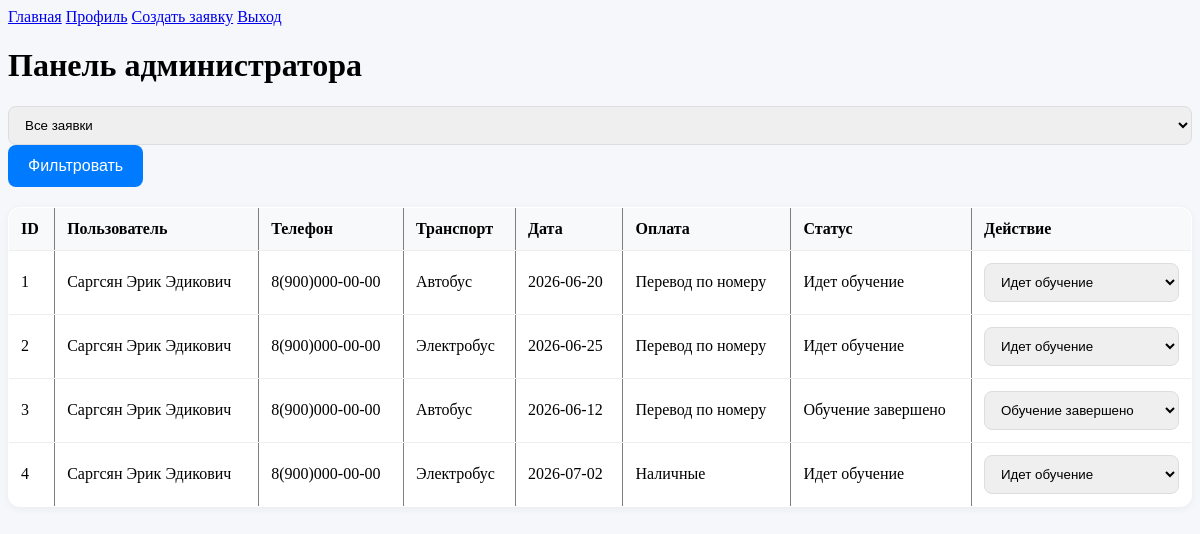
Page /admin (signed in) on the earlier database version.
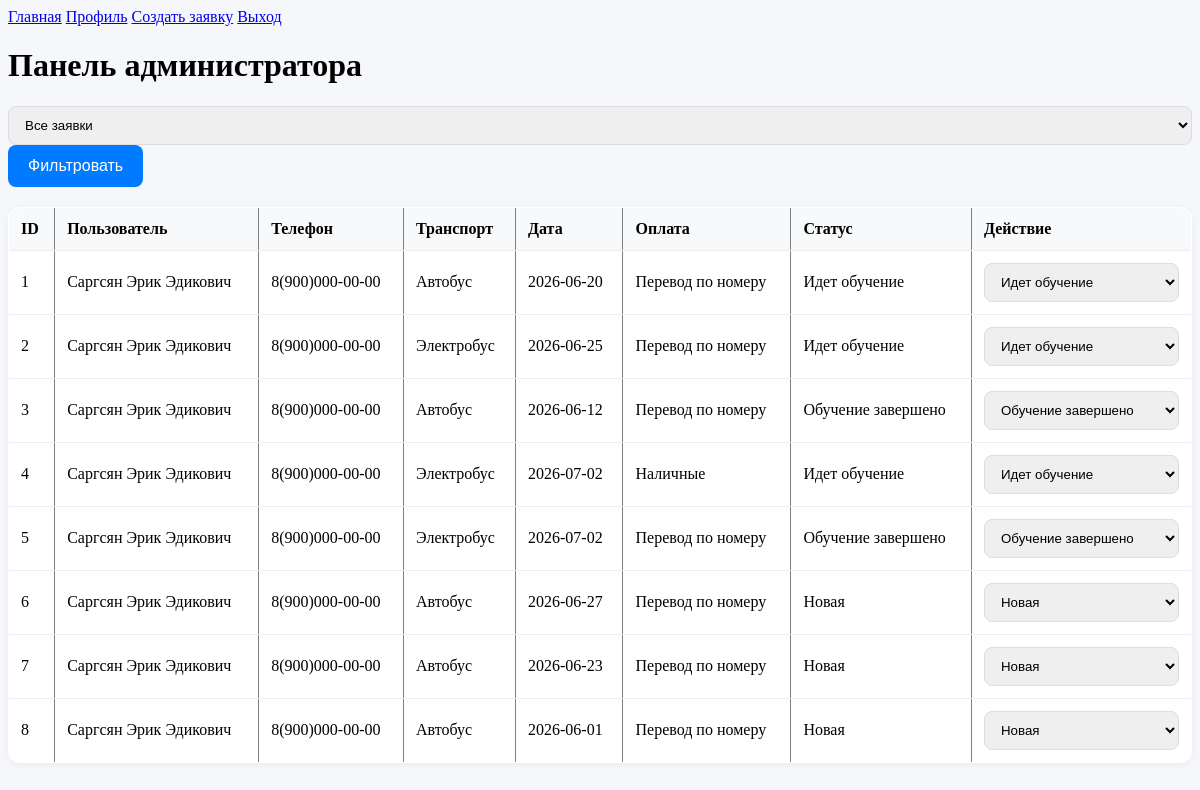
Same page on the later database version.
### main.py (models this page shows)
class Record(SQLModel, table=True):
    id: int | None = Field(primary_key=True, default=None)
    course: str
    date: str
    payment: str
    status: str
    user_id: int

class User(SQLModel, table=True):
    id: int | None = Field(primary_key=True, default=None)
    login: str = Field(unique=True)
    password: str
    email: str
    fio: str
    phone: str
    role: str | None = Field(default="user")

### main.py (the view)
@app.get('/admin')
def admin(request: Request):
    role = request.cookies.get('role')
    user_id = request.cookies.get('user_id')
    if role != "admin" or not user_id:
        return RedirectResponse('/login', status_code=302)
    status_filter = request.query_params.get('status', '')
    with Session(bind=engine) as session:
        query = select(Record, User).where(Record.user_id == User.id)
        if status_filter:
            query = query.where(Record.status == status_filter)
        records = session.exec(query).all()
    return templates.TemplateResponse(
        request,
        'admin.html',
        { "records": records, "status_filter": status_filter }
    )

### templates/admin.html (shortened to what this page needs)
{% extends "base.html" %}
{% block content %}
<div class="container">
    <h1>Панель администратора</h1>
    <form method="get" action="/admin" style="margin-bottom: 20px;">
        <select name="status">
            <option value="">Все заявки</option>
        </select>
        <button type="submit">Фильтровать</button>
    </form>
    <table border="1" style="width: 100%; border-collapse: collapse;">
        <thead>
            <tr>
                <th>ID</th>
                <th>Пользователь</th>
                <th>Телефон</th>
                <th>Транспорт</th>
                <th>Дата</th>
                <th>Оплата</th>
                <th>Статус</th>
                <th>Действие</th>
            </tr>
        </thead>
        <tbody>
            {% for record, user in records %}
            <tr>
                <td>{{ record.id }}</td>
                <td>{{ user.fio }}</td>
                <td>{{ user.phone }}</td>
                <td>{{ record.course }}</td>
                <td>{{ record.date }}</td>
                <td>{{ record.payment }}</td>
                <td>{{ record.status }}</td>
                <td>
                    <form action="/update/{{ record.id }}" method="post">
                        <select name="status" onchange="this.form.submit()">
                            <option value="Новая" {% if record.status == 'Новая' %}selected{% endif %}>Новая</option>
                            <option value="Идет обучение" {% if record.status == 'Идет обучение' %}selected{% endif %}>Идет обучение</option>
                            <option value="Обучение завершено" {% if record.status == 'Обучение завершено' %}selected{% endif %}>Обучение завершено</option>
                        </select>
                    </form>
                </td>
            </tr>
            {% endfor %}
        </tbody>
    </table>
</div>
{% endblock %}

Differences in the rows shown:
added Record: id "5", fio "Саргсян Эрик Эдикович", phone "8(900)000-00-00", course "Электробус", date "2026-07-02", payment "Перевод по номеру", status "Обучение завершено"
added Record: id "6", fio "Саргсян Эрик Эдикович", phone "8(900)000-00-00", course "Автобус", date "2026-06-27", payment "Перевод по номеру", status "Новая"
added Record: id "7", fio "Саргсян Эрик Эдикович", phone "8(900)000-00-00", course "Автобус", date "2026-06-23", payment "Перевод по номеру", status "Новая"
added Record: id "8", fio "Саргсян Эрик Эдикович", phone "8(900)000-00-00", course "Автобус", date "2026-06-01", payment "Перевод по номеру", status "Новая"
